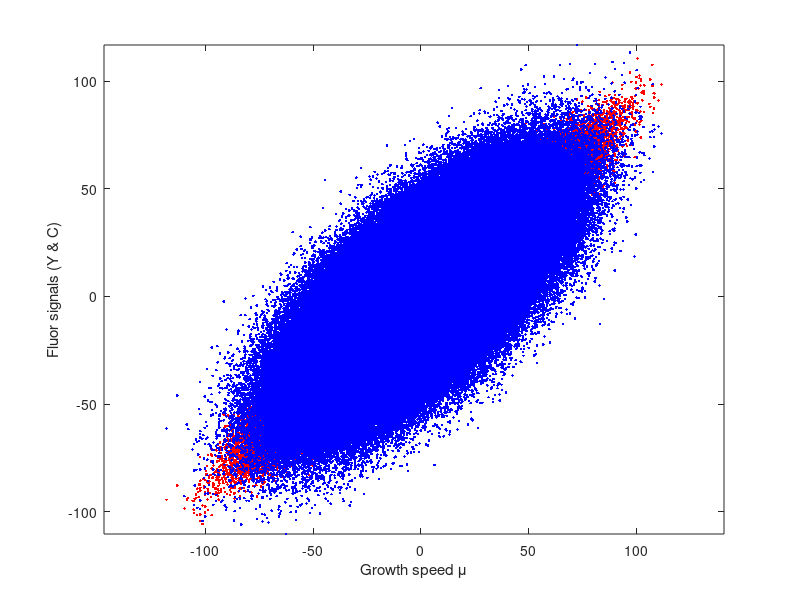
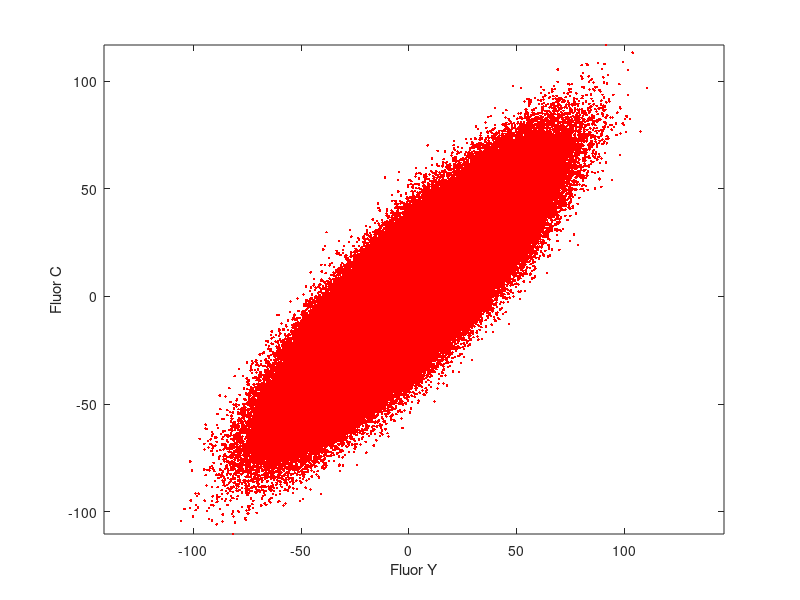

These figures' MATLAB source, in order:
%%
% Written by MW, 2015/02
% Script test model Noreen drafted to explain intr/extr noise w. different
% noise sources working different observables, some observables sharing
% noise sources.

N = 999999

% There are 5 noise sources
amplitudeMu     = 2; % editable parameters
amplitudeY      = 1;
amplitudeC      = 3;
amplitudeYC     = 4;
amplitudeMuYC   = 5;

% TODO: offset?
noiseMu     = randn(N,1) * amplitudeMu; %
noiseY      = randn(N,1) * amplitudeY; % also known as intrinsic noise
noiseC      = randn(N,1) * amplitudeC; % idem
noiseYC     = randn(N,1) * amplitudeYC;
noiseMuYC   = randn(N,1) * amplitudeMuYC; % also known as extrinsic noise
    % TODO: actually, is noiseYC considered extr./intr.? and noiseMu?

% These have effects on three observables
% Effects are defined through gains
noiseMuGain      = 2.5; % editable parameters
noiseYGain       = 3;
noiseCGain       = 2;
noiseYCGainY     = 1.5;
noiseYCGainC     = 4;
noiseMuYCGainMu  = 5;
noiseMuYCGainY   = 4.5;
noiseMuYCGainC   = 3.5;

% Now calculate the signal for the observables:
observableY     = noiseYGain*noiseY     + noiseYCGainY*noiseYC + noiseMuYCGainY*noiseMuYC;
observableC     = noiseCGain*noiseC     + noiseYCGainC*noiseYC + noiseMuYCGainC*noiseMuYC;
observableMu    = noiseMuGain*noiseMu   +                        noiseMuYCGainMu*noiseMuYC;
    % TODO: NoiseMuY and noiseMuC don't exist because the promoters are
    % symmetrical. At least, that's an assumption -- which might be 
    % incorrect if you consider the data.

figure(1); clf;
plot(observableMu, observableY, '.r')
hold on;
plot(observableMu, observableC, '.b')
axis equal
xlabel('Growth speed \mu')
ylabel('Fluor signals (Y & C)')

figure(2); clf;
plot(observableY, observableC, '.r')
axis equal
xlabel('Fluor Y')
ylabel('Fluor C')

% Note that there is no time component in this data, so we cannot make
% cross correlation functions.
% Only the correlation coefficient can be measured.

%RmuY = corr(observableMu,observableY)
%RmuC = corr(observableMu,observableC)

% Slopes:
rMuY = corr(observableMu,observableY) % corr automatically normalizes by (std(observableMu)*std(observableY))
rMuC = corr(observableMu,observableC) % corr automatically normalizes by (std(observableMu)*std(observableC))

% And theoretically:
theoRMuY = noiseMuYCGainY / noiseMuYCGainMu
theoRMuC = noiseMuYCGainC / noiseMuYCGainMu

% Note that Noreen has sent me two websites with two nice explanations when
% the slope indeed is the same as the cov, and when not.
%
% - http://stats.stackexchange.com/questions/22718/what-is-the-difference-between-linear-regression-on-y-with-x-and-x-with-y/22721#22721
% - http://stats.stackexchange.com/questions/32464/how-does-the-correlation-coefficient-differ-from-regression-slope
